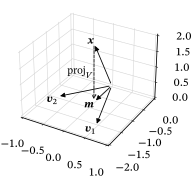

Here is the Python script that generated this plot:
from pathlib import PurePath

import matplotlib.pyplot as plt
import numpy as np
from vector import Vector3D

plt.style.use("sigproc")

v1 = np.array((0.5, -1.6, 0))
v2 = np.array((-0.8, -1, 0))
x1 = np.array((0, -0.8, 1.9))
xm = np.array((0, -0.8, 0))

fig, ax = plt.subplots(subplot_kw={"projection": "3d"})
ax.set(xlim=(-1, 1), ylim=(-2, 0), zlim3d=(0, 2))

for x in (v1, v2, x1, xm):
    ax.add_artist(Vector3D((0, 0, 0), x))

ax.add_artist(Vector3D(x1, xm, ls="dashed", arrowstyle="->"))

ax.text(*(0.5 * (x1 + xm)), r"$\proj_V\,$", ha="right")
ax.text(*v1, r"$\vect{v}_1$", ha="right", va="top")
ax.text(*v2, r"$\vect{v}_2$", ha="right", va="top")
ax.text(*x1, r"$\vect{x}$", ha="right", va="bottom")
ax.text(*xm, r"$\vect{m}$", ha="right", va="top")

fig.savefig(str(PurePath(__file__).parent / (PurePath(__file__).stem + ".pdf")))
